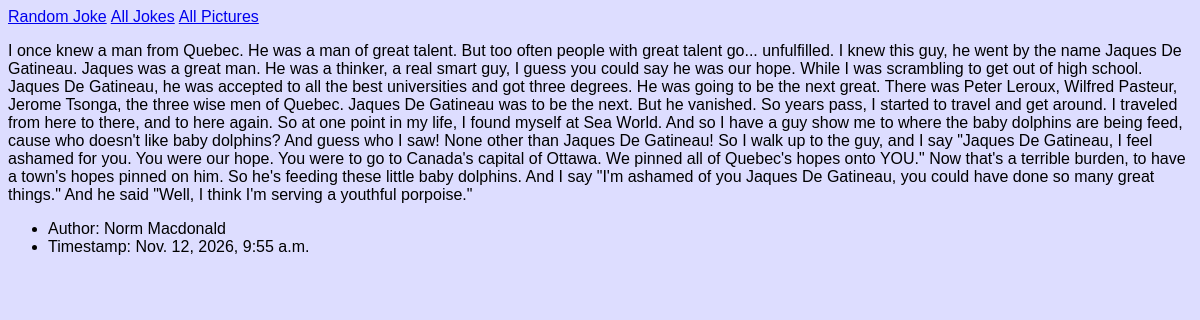
/dadjokes/joke/1, run on the app's committed database.
### dadjokes/models.py (models this page shows)
class Joke(models.Model):
    text = models.TextField()
    name = models.TextField()
    timestamp = models.DateTimeField(auto_now_add=True)

### dadjokes/views.py (the view)
# urls.py: path('joke/<int:pk>', JokeView.as_view(), name="joke"),
class JokeView(DetailView):
    template_name = "dadjokes/joke.html"
    model = Joke
    context_object_name = "joke"

### dadjokes/templates/dadjokes/joke.html
{% extends 'dadjokes/base.html' %}
{% load static %}
    {% block content %}
    <p>{{joke.text}}</p>
    <ul>
        <li>Author: {{joke.name}}</li>
        <li>Timestamp: {{joke.timestamp}}</li>
    </ul>
    {% endblock %}

### static/dadjokes/style.css (style rules this page uses)
p, h1, a, li { font-family: sans-serif; }
body { background-color: #ddddff; }

### data on the page
Joke: text "I once knew a man from Quebec. He was a man of great talent. But too often people with great talent go... unfulfilled. I knew this guy, he went by the name Jaques De Gatineau. Jaques was a great man. He was a thinker, a real smart guy, I guess you could say he was our hope. While I was scrambling to get out of high school. Jaques De Gatineau, he was accepted to all the best universities and got three degrees. He was going to be the next great. There was Peter Leroux, Wilfred Pasteur, Jerome Tsonga, the three wise men of Quebec. Jaques De Gatineau was to be the next. But he vanished. So years pass, I started to travel and get around. I traveled from here to there, and to here again. So at…", name "Norm Macdonald", timestamp "Nov. 12, 2026, 9:55 a.m."
